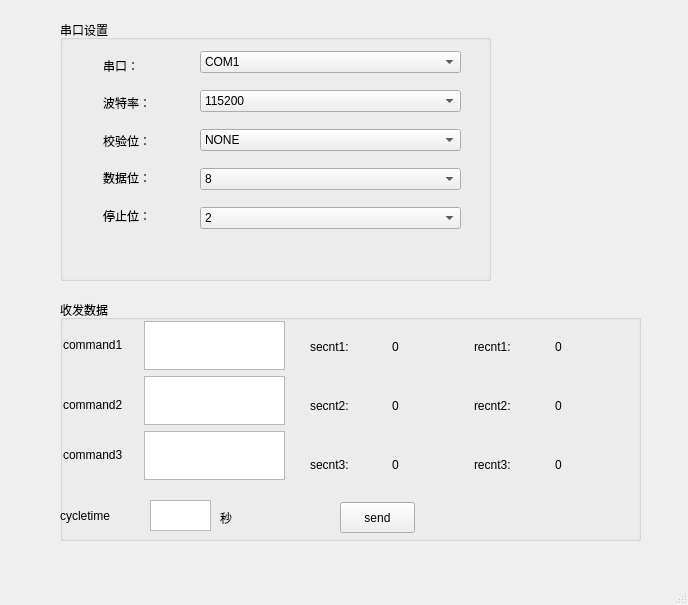
<?xml version="1.0" encoding="UTF-8"?>
<ui version="4.0">
 <class>MainWindow</class>
 <widget class="QMainWindow" name="MainWindow">
  <property name="geometry">
   <rect>
    <x>0</x>
    <y>0</y>
    <width>688</width>
    <height>605</height>
   </rect>
  </property>
  <property name="windowTitle">
   <string>MainWindow</string>
  </property>
  <widget class="QWidget" name="centralwidget">
   <widget class="QGroupBox" name="groupBox">
    <property name="geometry">
     <rect>
      <x>60</x>
      <y>300</y>
      <width>581</width>
      <height>241</height>
     </rect>
    </property>
    <property name="title">
     <string>收发数据</string>
    </property>
    <widget class="QLabel" name="label_8">
     <property name="geometry">
      <rect>
       <x>3</x>
       <y>29</y>
       <width>71</width>
       <height>31</height>
      </rect>
     </property>
     <property name="text">
      <string>command1</string>
     </property>
     <property name="buddy">
      <cstring>cmd1label</cstring>
     </property>
    </widget>
    <widget class="QLabel" name="label_9">
     <property name="geometry">
      <rect>
       <x>3</x>
       <y>89</y>
       <width>71</width>
       <height>31</height>
      </rect>
     </property>
     <property name="text">
      <string>command2</string>
     </property>
    </widget>
    <widget class="QLabel" name="label_10">
     <property name="geometry">
      <rect>
       <x>3</x>
       <y>139</y>
       <width>71</width>
       <height>31</height>
      </rect>
     </property>
     <property name="text">
      <string>command3</string>
     </property>
    </widget>
    <widget class="QLabel" name="label_11">
     <property name="geometry">
      <rect>
       <x>0</x>
       <y>200</y>
       <width>81</width>
       <height>31</height>
      </rect>
     </property>
     <property name="text">
      <string>cycletime</string>
     </property>
    </widget>
    <widget class="QTextEdit" name="cmd1label">
     <property name="geometry">
      <rect>
       <x>84</x>
       <y>21</y>
       <width>141</width>
       <height>49</height>
      </rect>
     </property>
    </widget>
    <widget class="QTextEdit" name="interval">
     <property name="geometry">
      <rect>
       <x>90</x>
       <y>200</y>
       <width>61</width>
       <height>31</height>
      </rect>
     </property>
    </widget>
    <widget class="QPushButton" name="cmd1bt">
     <property name="geometry">
      <rect>
       <x>280</x>
       <y>202</y>
       <width>75</width>
       <height>31</height>
      </rect>
     </property>
     <property name="text">
      <string>send</string>
     </property>
     <property name="checkable">
      <bool>true</bool>
     </property>
    </widget>
    <widget class="QTextEdit" name="cmd2label">
     <property name="geometry">
      <rect>
       <x>84</x>
       <y>76</y>
       <width>141</width>
       <height>49</height>
      </rect>
     </property>
    </widget>
    <widget class="QTextEdit" name="cmd3label">
     <property name="geometry">
      <rect>
       <x>84</x>
       <y>131</y>
       <width>141</width>
       <height>49</height>
      </rect>
     </property>
    </widget>
    <widget class="QLabel" name="label_20">
     <property name="geometry">
      <rect>
       <x>160</x>
       <y>210</y>
       <width>21</width>
       <height>16</height>
      </rect>
     </property>
     <property name="text">
      <string>秒</string>
     </property>
    </widget>
    <widget class="QWidget" name="layoutWidget">
     <property name="geometry">
      <rect>
       <x>250</x>
       <y>20</y>
       <width>321</width>
       <height>171</height>
      </rect>
     </property>
     <layout class="QGridLayout" name="gridLayout">
      <item row="0" column="0">
       <widget class="QLabel" name="label_14">
        <property name="text">
         <string>secnt1:</string>
        </property>
       </widget>
      </item>
      <item row="0" column="1">
       <widget class="QLabel" name="sendCnt1">
        <property name="text">
         <string>0</string>
        </property>
       </widget>
      </item>
      <item row="0" column="2">
       <widget class="QLabel" name="label_17">
        <property name="text">
         <string>recnt1:</string>
        </property>
       </widget>
      </item>
      <item row="0" column="3">
       <widget class="QLabel" name="recvCnt1">
        <property name="text">
         <string>0</string>
        </property>
       </widget>
      </item>
      <item row="1" column="0">
       <widget class="QLabel" name="label_15">
        <property name="text">
         <string>secnt2:</string>
        </property>
       </widget>
      </item>
      <item row="1" column="1">
       <widget class="QLabel" name="sendCnt2">
        <property name="text">
         <string>0</string>
        </property>
       </widget>
      </item>
      <item row="1" column="2">
       <widget class="QLabel" name="label_16">
        <property name="text">
         <string>recnt2:</string>
        </property>
       </widget>
      </item>
      <item row="1" column="3">
       <widget class="QLabel" name="recvCnt2">
        <property name="text">
         <string>0</string>
        </property>
       </widget>
      </item>
      <item row="2" column="0">
       <widget class="QLabel" name="label_18">
        <property name="text">
         <string>secnt3:</string>
        </property>
       </widget>
      </item>
      <item row="2" column="1">
       <widget class="QLabel" name="sendCnt3">
        <property name="text">
         <string>0</string>
        </property>
       </widget>
      </item>
      <item row="2" column="2">
       <widget class="QLabel" name="label_19">
        <property name="text">
         <string>recnt3:</string>
        </property>
       </widget>
      </item>
      <item row="2" column="3">
       <widget class="QLabel" name="recvCnt3">
        <property name="text">
         <string>0</string>
        </property>
       </widget>
      </item>
     </layout>
    </widget>
   </widget>
   <widget class="QGroupBox" name="groupBox_2">
    <property name="geometry">
     <rect>
      <x>60</x>
      <y>20</y>
      <width>431</width>
      <height>261</height>
     </rect>
    </property>
    <property name="title">
     <string>串口设置</string>
    </property>
    <widget class="QWidget" name="layoutWidget">
     <property name="geometry">
      <rect>
       <x>140</x>
       <y>20</y>
       <width>261</width>
       <height>201</height>
      </rect>
     </property>
     <layout class="QVBoxLayout" name="verticalLayout_2">
      <item>
       <widget class="QComboBox" name="comPortID">
        <item>
         <property name="text">
          <string>COM1</string>
         </property>
        </item>
        <item>
         <property name="text">
          <string>COM2</string>
         </property>
        </item>
        <item>
         <property name="text">
          <string>COM3</string>
         </property>
        </item>
        <item>
         <property name="text">
          <string>COM4</string>
         </property>
        </item>
        <item>
         <property name="text">
          <string>COM5</string>
         </property>
        </item>
        <item>
         <property name="text">
          <string>COM6</string>
         </property>
        </item>
        <item>
         <property name="text">
          <string>COM7</string>
         </property>
        </item>
        <item>
         <property name="text">
          <string>COM8</string>
         </property>
        </item>
        <item>
         <property name="text">
          <string>COM9</string>
         </property>
        </item>
        <item>
         <property name="text">
          <string>COM10</string>
         </property>
        </item>
       </widget>
      </item>
      <item>
       <widget class="QComboBox" name="baudrateLabel">
        <item>
         <property name="text">
          <string>115200</string>
         </property>
        </item>
        <item>
         <property name="text">
          <string>57600</string>
         </property>
        </item>
        <item>
         <property name="text">
          <string>56000</string>
         </property>
        </item>
        <item>
         <property name="text">
          <string>43000</string>
         </property>
        </item>
        <item>
         <property name="text">
          <string>38400</string>
         </property>
        </item>
        <item>
         <property name="text">
          <string>28800</string>
         </property>
        </item>
        <item>
         <property name="text">
          <string>19200</string>
         </property>
        </item>
        <item>
         <property name="text">
          <string>9600</string>
         </property>
        </item>
        <item>
         <property name="text">
          <string>4800</string>
         </property>
        </item>
       </widget>
      </item>
      <item>
       <widget class="QComboBox" name="parity">
        <item>
         <property name="text">
          <string>NONE</string>
         </property>
        </item>
       </widget>
      </item>
      <item>
       <widget class="QComboBox" name="bytesizeLabel">
        <item>
         <property name="text">
          <string>8</string>
         </property>
        </item>
       </widget>
      </item>
      <item>
       <widget class="QComboBox" name="stopbitssize">
        <item>
         <property name="text">
          <string>2</string>
         </property>
        </item>
       </widget>
      </item>
     </layout>
    </widget>
    <widget class="QWidget" name="layoutWidget">
     <property name="geometry">
      <rect>
       <x>43</x>
       <y>30</y>
       <width>91</width>
       <height>181</height>
      </rect>
     </property>
     <layout class="QVBoxLayout" name="verticalLayout">
      <item>
       <widget class="QLabel" name="label">
        <property name="text">
         <string>串口：</string>
        </property>
       </widget>
      </item>
      <item>
       <widget class="QLabel" name="label_2">
        <property name="text">
         <string>波特率：</string>
        </property>
       </widget>
      </item>
      <item>
       <widget class="QLabel" name="label_3">
        <property name="text">
         <string>校验位：</string>
        </property>
       </widget>
      </item>
      <item>
       <widget class="QLabel" name="label_4">
        <property name="text">
         <string>数据位：</string>
        </property>
       </widget>
      </item>
      <item>
       <widget class="QLabel" name="label_5">
        <property name="text">
         <string>停止位：</string>
        </property>
       </widget>
      </item>
     </layout>
    </widget>
   </widget>
  </widget>
  <widget class="QMenuBar" name="menubar">
   <property name="geometry">
    <rect>
     <x>0</x>
     <y>0</y>
     <width>688</width>
     <height>23</height>
    </rect>
   </property>
  </widget>
  <widget class="QStatusBar" name="statusbar"/>
 </widget>
 <resources/>
 <connections/>
</ui>
